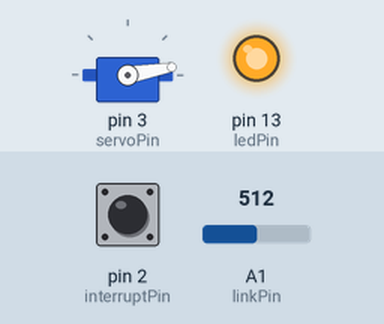
A sketch run on a simulated Arduino Uno, built with avr-gcc and run on an emulated ATmega328P. Parts: servo, output pins drawn as LEDs (lit = HIGH). The inputs (shaded band) are chosen by the test bench; at power-on: A1 (linkPin) = 512, pin 2 (interruptPin) HIGH.

Above: at 1.2 s.
1.3 s: A1 (linkPin) set to 1007
4.3 s: A1 (linkPin) set to 1023
At 4.35 s:
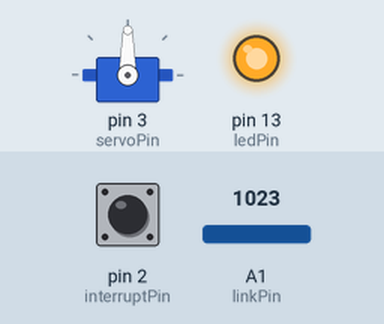
At 4.8 s:
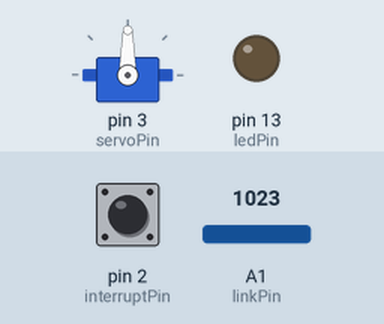
Timing chart, 0 to 7.3 s (numbered marks = the images above; inputs shaded):
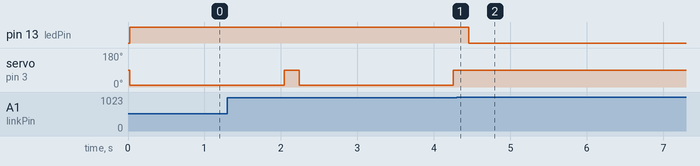

The sketch:

bltouch_test.ino
```cpp
#include <Servo.h>

Servo myservo;

const byte interruptPin = 2;   // White probe output wire
const int servoPin = 3;        // BL-Touch control pin
const int linkPin = A1;        // COOLANT_ENABLE input
const int ledPin = LED_BUILTIN;

const int PROBE_DOWN_ANGLE = 10;
const int PROBE_UP_ANGLE = 90;

const unsigned long SERVO_SETTLE_MS = 15;
const unsigned long RETRACT_HOLD_MS = 200;
const unsigned long PROBE_TIMEOUT_MS = 2000;
const unsigned long IDLE_POLL_MS = 25;

volatile bool probeTriggered = false;

enum ProbeState {
  STATE_IDLE,
  STATE_DEPLOYING,
  STATE_WAITING_FOR_TRIGGER,
  STATE_RETRACTING
};

ProbeState probeState = STATE_IDLE;
unsigned long stateStartedAt = 0;
unsigned long lastIdlePollAt = 0;

void blink() {
  probeTriggered = true;
}

bool probeEnabled() {
  int rawValue = analogRead(linkPin);
  int mappedValue = map(rawValue, 0, 1023, 0, 1);
  return mappedValue == 0;
}

void setState(ProbeState newState) {
  probeState = newState;
  stateStartedAt = millis();
}

void deployProbe() {
  myservo.write(PROBE_DOWN_ANGLE);
}

void retractProbe() {
  myservo.write(PROBE_UP_ANGLE);
}

void setup() {
  myservo.attach(servoPin);

  pinMode(ledPin, OUTPUT);
  pinMode(linkPin, INPUT_PULLUP);
  pinMode(interruptPin, INPUT_PULLUP);

  attachInterrupt(digitalPinToInterrupt(interruptPin), blink, RISING);

  retractProbe();
  digitalWrite(ledPin, LOW);
  setState(STATE_IDLE);
}

void loop() {
  unsigned long now = millis();

  switch (probeState) {
    case STATE_IDLE:
      if (now - lastIdlePollAt >= IDLE_POLL_MS) {
        lastIdlePollAt = now;

        if (probeEnabled()) {
          probeTriggered = false;
          digitalWrite(ledPin, HIGH);
          deployProbe();
          setState(STATE_DEPLOYING);
        } else {
          retractProbe();
          digitalWrite(ledPin, LOW);
        }
      }
      break;

    case STATE_DEPLOYING:
      if (!probeEnabled()) {
        retractProbe();
        digitalWrite(ledPin, LOW);
        setState(STATE_IDLE);
        break;
      }

      if (now - stateStartedAt >= SERVO_SETTLE_MS) {
        setState(STATE_WAITING_FOR_TRIGGER);
      }
      break;

    case STATE_WAITING_FOR_TRIGGER:
      if (!probeEnabled()) {
        retractProbe();
        digitalWrite(ledPin, LOW);
        setState(STATE_IDLE);
        break;
      }

      if (probeTriggered || (now - stateStartedAt >= PROBE_TIMEOUT_MS)) {
        retractProbe();
        setState(STATE_RETRACTING);
      }
      break;

    case STATE_RETRACTING:
      if (now - stateStartedAt >= RETRACT_HOLD_MS) {
        probeTriggered = false;
        digitalWrite(ledPin, LOW);
        setState(STATE_IDLE);
      }
      break;
  }
}
```

Measured:
- the behaviour switches between 1022 and 1023 on A1 (linkPin) (found by bisection; images 0 and 1)
- after the input at 4.3 s, pin 13 (ledPin): HIGH → LOW after 0.16 s; servo on pin 3 (servoPin): stops changing and stays 90°
